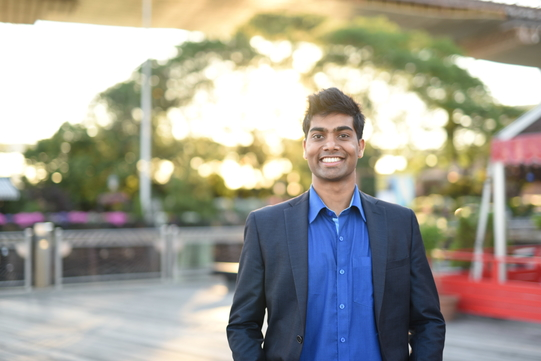
#> input picture 01 GUI features in OpenCV/01 Getting started with images/sanketincolor.jpg, 541 x 361 px, given in place of the camera
$ python Img-CgColors1.py
#> lines starting #> are read from the running program, lines starting #| are printed output that depends on the picture; after the words box and inside, x2 and y2 are one past the last pixel; in counts of white or black regions, pixels touching at a corner belong together
# http://docs.opencv.org/3.1.0/df/d9d/tutorial_py_colorspaces.html#gsc.tab=0

import cv2
import numpy as np

cap = cv2.VideoCapture(0)
#Video Capture(0), 0 is index of camera. If we add more cameras there
#would be more index

while(1):

    # Take each frame
    _, frame = cap.read()
#> frame is the input picture: shape (361, 541, 3); mean B, G, R 148.9, 159, 161.9

    # Convert BGR to HSV
    hsv = cv2.cvtColor(frame, cv2.COLOR_BGR2HSV)
#> hsv: shape (361, 541, 3); mean H, S, V 50.7, 61.6, 174.8

    # define range of blue color in HSV
    lower_blue = np.array([5,50,50])
    upper_blue = np.array([25,255,255])

    # Threshold the HSV image to get only blue colors
    mask = cv2.inRange(hsv, lower_blue, upper_blue)
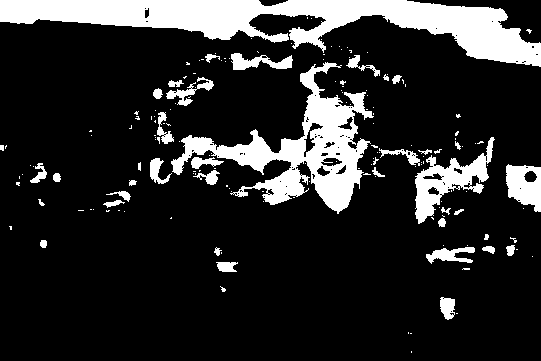
#> mask: shape (361, 541); 16.7% white; 173 white regions (134 under 20 px), largest, box (x1, y1, x2, y2) and area: (0, 0, 541, 67) 15255, (171, 62, 374, 214) 9026, (415, 137, 495, 224) 2350

    # Bitwise-AND mask and original image
    res = cv2.bitwise_and(frame, frame, mask= mask)
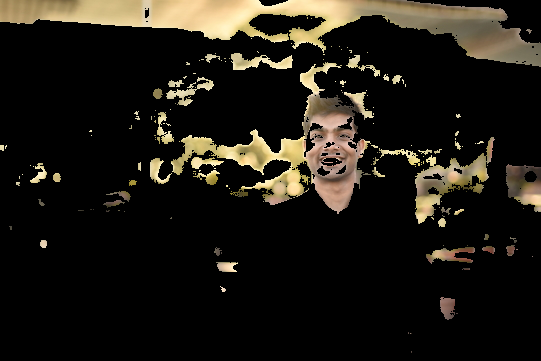
#> res: shape (361, 541, 3); mean B, G, R 20.5, 27.7, 31.2

    cv2.imshow('frame',frame)
    cv2.imshow('mask',mask)
    cv2.imshow('res',res)
    k = cv2.waitKey(5) & 0xFF
#> (key Esc is pressed here)
#waitKey(5) is enquiry in python.
    if k == 27:
        break

cv2.destroyAllWindows()
